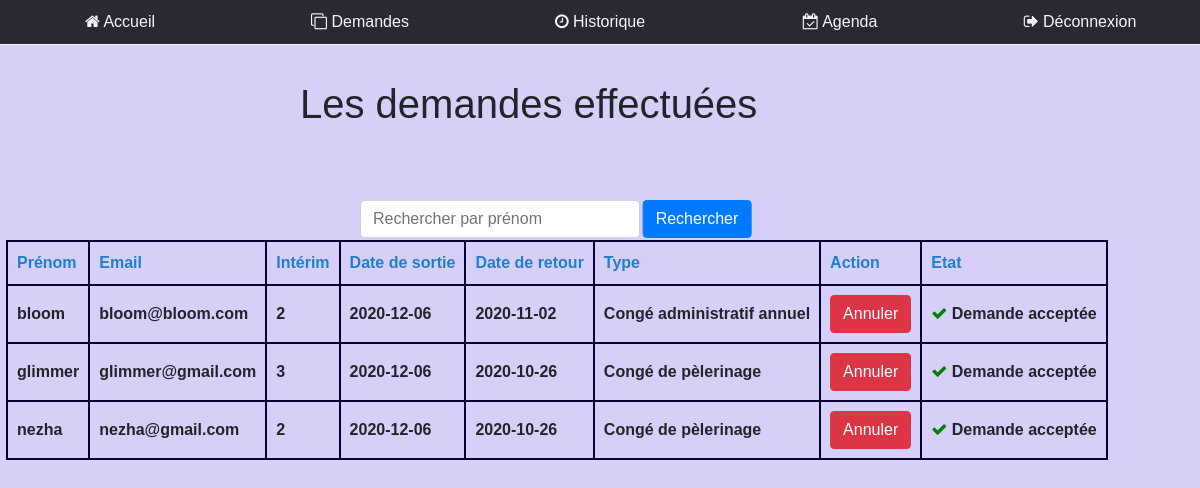
/new_histo.php, run on the app's committed database.
### tables this page shows
CREATE TABLE `dmd` (
  `id` int(11) NOT NULL,
  `cin` varchar(255) NOT NULL,
  `nom` text NOT NULL,
  `prénom` text NOT NULL,
  `email` varchar(255) NOT NULL,
  `Edate` date NOT NULL,
  `Sdate` date NOT NULL,
  `intérim` int(11) NOT NULL,
  `RA` int(11) NOT NULL
);

### new_histo.php (the view, shortened to what this page needs)
<?php
require 'config.php';
$sql = "SELECT dmd.id , dmd.RA , dmd.cin , dmd.nom , dmd.prénom , dmd.Sdate , dmd.email , dmd.intérim , dmd.Edate ,
type.congé FROM  `dmd` INNER JOIN type ON type.cin=dmd.cin group by dmd.cin  " ;
$results = mysqli_query($conn , $sql) or die ("bad query");
?>
<!DOCTYPE html PUBLIC "-//W3C//DTD XHTML 1.0 Strict//EN" "http://www.w3.org/TR/xhtml1/DTD/xhtml1-strict.dtd">
<html xmlns:o="urn:schemas-microsoft-com:office:office" __expr-val-dir="ltr" lang="fr-fr" dir="ltr">
<html>
<head>
        <link rel="stylesheet" href="https://stackpath.bootstrapcdn.com/bootstrap/4.3.1/css/bootstrap.min.css">
        <link rel="stylesheet" href="https://stackpath.bootstrapcdn.com/font-awesome/4.7.0/css/font-awesome.min.css">
        <link rel="stylesheet" href="histori.css">
    </head>
<body>
<nav id="navigation">
    <ul class="parent">
        <li><a href="index_coll.php" ><i class="fa fa-home" aria-hidden="true"></i> Accueil</a></li>
        <li><a href="new_dm.php" ><i class="fa fa-clone" aria-hidden="true"></i> Demandes </a></li>
        <li><a href="new_histo.php" ><i class="fa fa-clock-o" aria-hidden="true" ></i> Historique</a></li>
        <li><a href="github/index.php"><i class="fa fa-calendar-check-o" aria-hidden="true" ></i> Agenda</a>
        <li><a href="logout.php" ><i class="fa fa-sign-out" aria-hidden="true" ></i> Déconnexion</a></li>
    </ul>
</nav>
<h1>Les demandes effectuées</h1>
<form action="" >
        <input type="text" class="form-control" name="a" placeholder="Rechercher par prénom" style="width:280px;">
        <button class="btn btn-primary" id="search">Rechercher</button>
</form>
<table >
    <thead>
        <tr>
            <th>Prénom</th>
            <th>Email</th>
            <th>Intérim</th>
            <th>Date de sortie</th>
            <th>Date de retour</th>
            <th>Type</th>
            <th>Action</th>
            <th>Etat</th>
        </tr>
    </thead>
    <tbody>
    <?php foreach($results as $result):?>
        <tr>
            <th><?= $result['prénom']?></th>
            <th><?= $result['email']?></th>
            <th><?= $result['intérim']?></th>
            <th><?= $result['Sdate']?></th>
            <th><?= $result['Edate']?></th>
            <th><?= $result['congé']?></th>
            <th>
            <a href="Annul.php?delete=<?php echo $result['id'] ; ?>" class="btn btn-danger">Annuler</a>
            </th>
            <th><?php if($result['RA'] == -1):?>
            <i class="fa fa-spinner" aria-hidden="true" style="color: #696969 ;"></i> <?php echo "Pas encore traitée" ; ?>
            <?php elseif($result['RA'] == 1):?>
            <i class="fa fa-check" aria-hidden="true" style="color: green ;"></i> <?php echo "Demande acceptée" ; ?>
            <?php elseif($result['RA'] == 0):?>
                <i class="fa fa-times" aria-hidden="true" style="color: red ;"></i> <?php echo "Demande refusée" ; ?>
            <?php endif ; ?>
            </th>
        </tr>
    <?php endforeach ?>
    </tbody>
</table>
</body>

### histori.css (style rules this page uses)
* { box-sizing: border-box; }
nav { margin-left: -40px; margin-top: -15.8px; }
body { background-color: #D6D0F9; box-sizing: border-box; font-family: sans-serif; }
li { list-style: none; }
a { text-decoration: none; color: white; }
ul.parent > li { float: left; width: 20%; text-align: center; padding-top: 10px; padding-bottom: 10px; background: black; opacity: .8; cursor: pointer; border-bottom: 0.5px solid white; text-decoration: none; }
h1 { position: absolute; top: 10%; left: 25%; }
form { position: absolute; top: 25%; left: 30%; }
#search { transform: translate(260% , -100%); }
table { position: absolute; left: 0.5%; top: 15%; border-collapse: collapse; min-width: 800px; width: auto; cursor: pointer; margin: 120px auto ; border: 2px solid rgb(0, 0, 0); }
thead tr { color: #1E7FCB; text-align: left; }
th, td { padding: 9px 9px ; border: 1px solid rgb(10, 2, 51); }
tbody tr , td ,th { border: 2px solid rgb(10, 2, 51); }

### data on the page
dmd: prénom "bloom", email "bloom@bloom.com", intérim "2", Sdate "2020-12-06", Edate "2020-11-02", congé "Congé administratif annuel", RA 1 (drawn)
dmd: prénom "glimmer", email "glimmer@gmail.com", intérim "3", Sdate "2020-12-06", Edate "2020-10-26", congé "Congé de pèlerinage", RA 1 (drawn)
dmd: prénom "nezha", email "nezha@gmail.com", intérim "2", Sdate "2020-12-06", Edate "2020-10-26", congé "Congé de pèlerinage", RA 1 (drawn)
